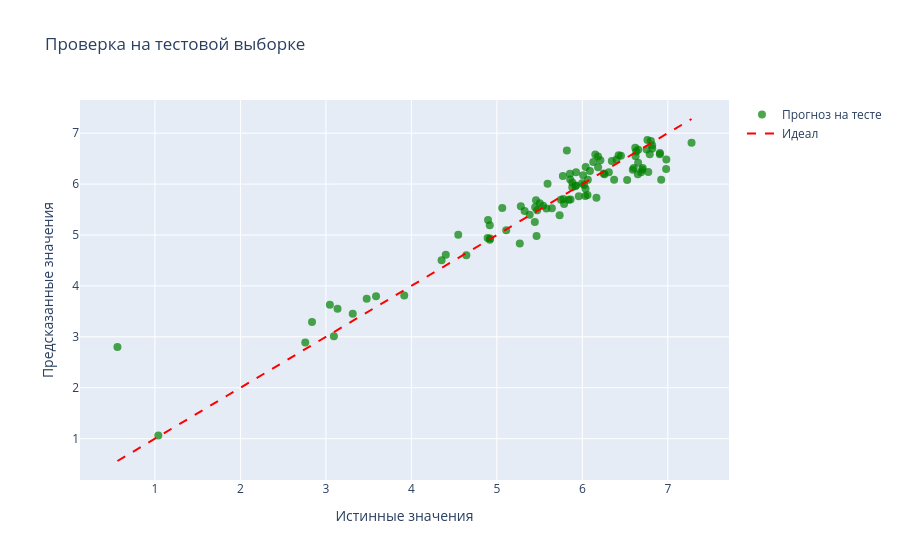

The notebook cell saved with this chart:
### Code cell
n_test = 100
x1_t = np.random.uniform(-1, 1, size=n_test) + np.random.normal(0, 0.1, n_test)
x2_t = np.random.uniform(np.pi/2, np.pi, size=n_test) + np.random.normal(0, 0.1, n_test)
x3_t = np.random.uniform(0, 2000, size=n_test) + np.random.normal(0, 50, n_test)
X_test = np.column_stack((x1_t, x2_t, x3_t))

y_test_true = (2 * np.sin(x1_t) * np.cos(x2_t) + np.log1p(x3_t) + 0.5 * x1_t * (x3_t / 1000) - 1)
y_test = y_test_true + np.random.normal(0, 0.2, n_test)

# Прогноз на тесте
y_pred_test = nw_multi(X_noisy, y_noisy, X_test, h_opt)

print(f"ТЕСТ: MSE = {calculate_mse(y_test, y_pred_test):.4f}, E = {calculate_E(y_test, y_pred_test):.4f}")

# График Истина vs Прогноз
fig = go.Figure()
fig.add_trace(go.Scatter(x=y_test, y=y_pred_test, mode='markers', name='Прогноз на тесте', marker=dict(color='green', opacity=0.7, size=8)))
fig.add_trace(go.Scatter(x=[y_test.min(), y_test.max()], y=[y_test.min(), y_test.max()], mode='lines', name='Идеал', line=dict(color='red', dash='dash')))
fig.update_layout(title="Проверка на тестовой выборке", xaxis_title="Истинные значения", yaxis_title="Предсказанные значения")
fig.show()

### Figure 1 — Plotly figure (JSON) as saved in the notebook; plotly's stock layout.template omitted (floating-point values rounded to 4 significant figures)
{"data": [{"marker": {"color": "green", "opacity": 0.7, "size": 8}, "mode": "markers", "name": "Прогноз на тесте", "type": "scatter", "x": [5.28, 4.917, 3.314, 6.816, 6.21, 4.548, 6.788, 6.771, 5.458, 6.982, 6.009, 5.919, 3.136, 6.762, 5.926, 5.383, 5.772, 3.916, 4.643, 6.818, 3.094, 6.035, 5.882, 2.838, 6.802, 5.643, 6.037, 6.06, 6.165, 3.046, 6.906, 6.98, 4.921, 5.997, 6.399, 6.623, 5.959, 5.464, 5.325, 6.151, 6.602, 5.268, 5.448, 6.701, 5.855, 6.654, 6.451, 6.922, 6.524, 5.883, 4.917, 5.471, 5.541, 4.353, 6.259, 4.897, 6.752, 1.04, 5.063, 6.649, 5.858, 5.734, 6.619, 4.402, 6.064, 5.787, 5.84, 6.31, 6.249, 6.184, 5.593, 6.039, 6.687, 6.908, 6.089, 6.128, 5.444, 5.926, 3.587, 5.502, 5.109, 6.653, 6.63, 5.819, 6.424, 6.184, 6.021, 6.706, 5.862, 3.477, 7.277, 5.579, 5.777, 2.758, 6.59, 0.5614, 6.372, 6.345, 5.75, 4.892], "y": [5.565, 4.907, 3.454, 6.763, 6.467, 5.003, 6.586, 6.238, 5.682, 6.481, 6.175, 5.961, 3.552, 6.867, 6.232, 5.399, 6.156, 3.811, 4.602, 6.697, 3.009, 5.764, 5.937, 3.292, 6.845, 5.526, 5.91, 5.787, 5.729, 3.628, 6.585, 6.293, 4.931, 6.016, 6.482, 6.547, 5.763, 4.981, 5.468, 6.578, 6.314, 4.833, 5.545, 6.283, 6.2, 6.671, 6.555, 6.084, 6.082, 6.031, 5.191, 5.487, 5.572, 4.505, 6.193, 5.292, 6.676, 1.063, 5.531, 6.193, 6.088, 5.387, 6.715, 4.612, 6.085, 5.606, 5.692, 6.229, 6.207, 6.541, 6.005, 6.333, 6.233, 6.607, 6.256, 6.432, 5.254, 5.973, 3.798, 5.624, 5.091, 6.418, 6.638, 6.659, 6.567, 6.328, 5.981, 6.316, 5.699, 3.75, 6.811, 5.521, 5.705, 2.889, 6.28, 2.802, 6.084, 6.454, 5.693, 4.94]}, {"line": {"color": "red", "dash": "dash"}, "mode": "lines", "name": "Идеал", "type": "scatter", "x": [0.5614, 7.277], "y": [0.5614, 7.277]}], "layout": {"title": {"text": "Проверка на тестовой выборке"}, "xaxis": {"title": {"text": "Истинные значения"}}, "yaxis": {"title": {"text": "Предсказанные значения"}}}}
